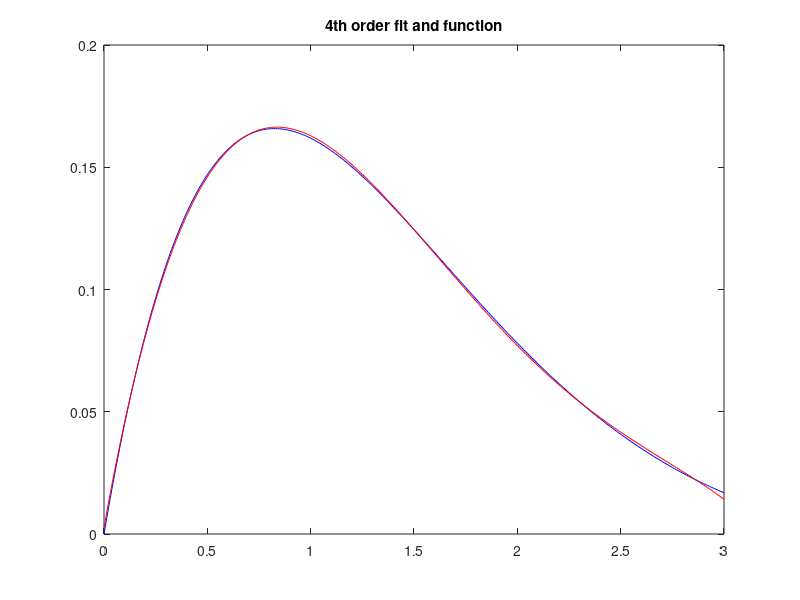
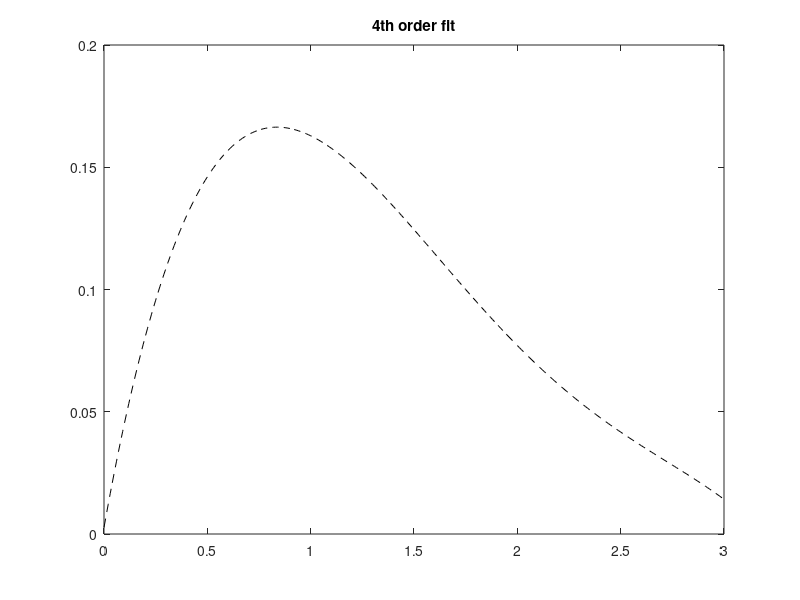
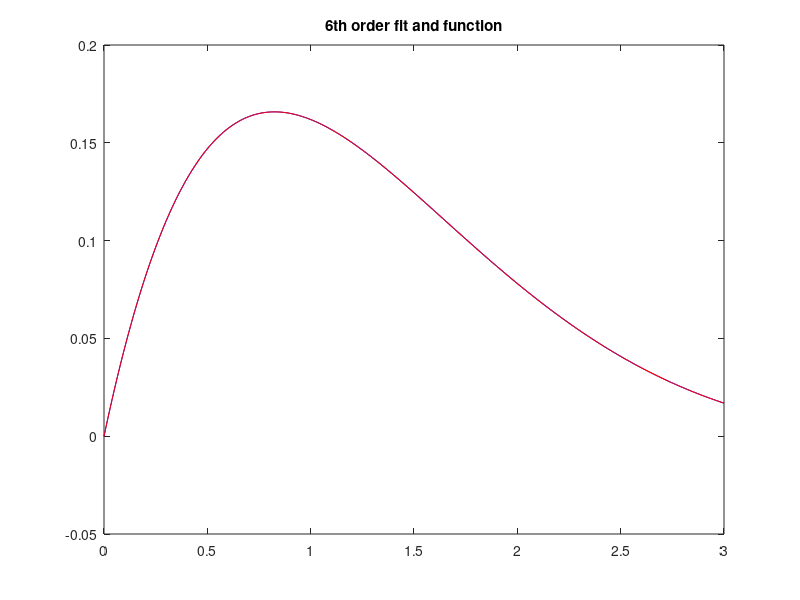
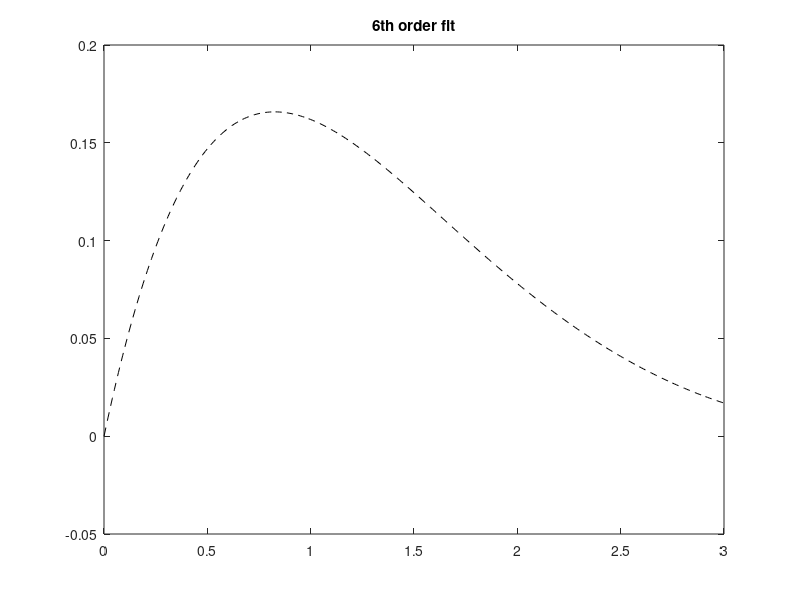

MATLAB code for these plots, in order:
tic;
clear; clc; close all;

x = 0:.01:3;
f = exp(-x).*besselj(1, x);

p4_fit = polyfit(x,f,4);
p4_data = polyval(p4_fit, x);

figure
plot(x, f, 'b', x, p4_data, 'r');
title('4th order fit and function');

figure
plot(x, p4_data, 'k--');
title('4th order fit');

p6_fit = polyfit(x,f,6);
p6_data = polyval(p6_fit, x);


figure
plot(x, f, 'b', x, p6_data, 'r');
title('6th order fit and function');

figure
plot(x, p6_data, 'k--');
title('6th order fit');



toc;
